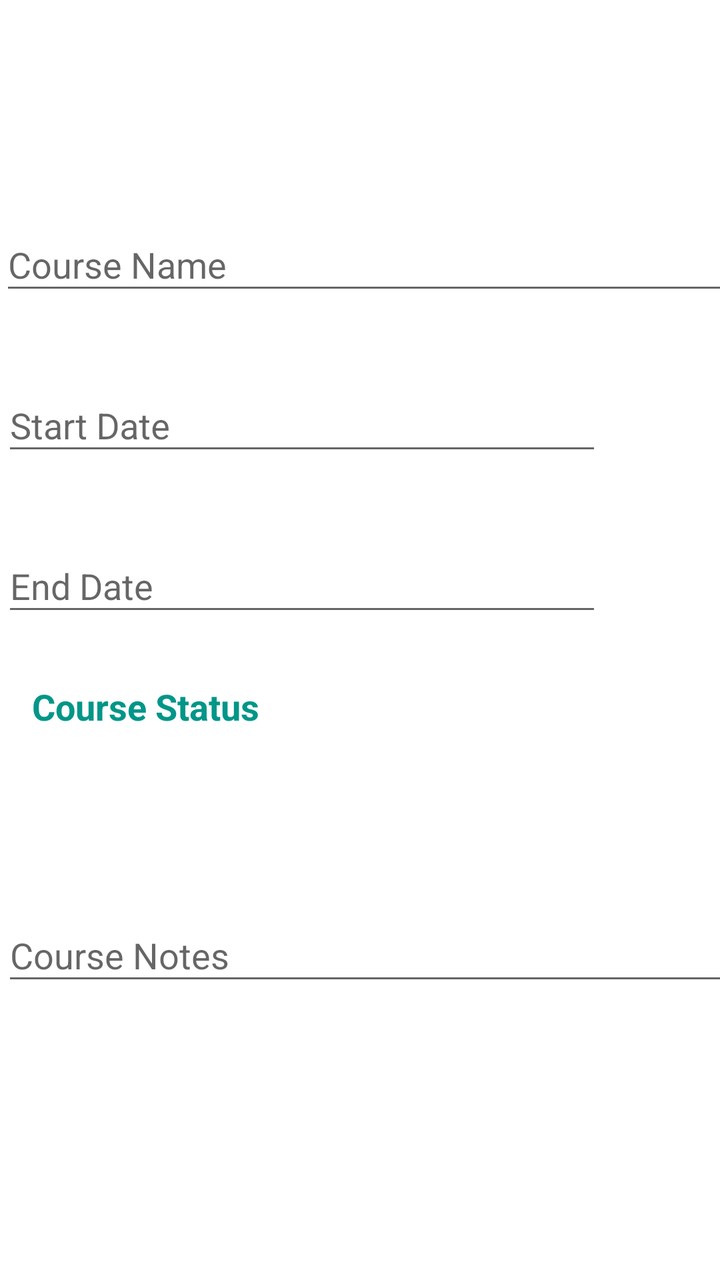
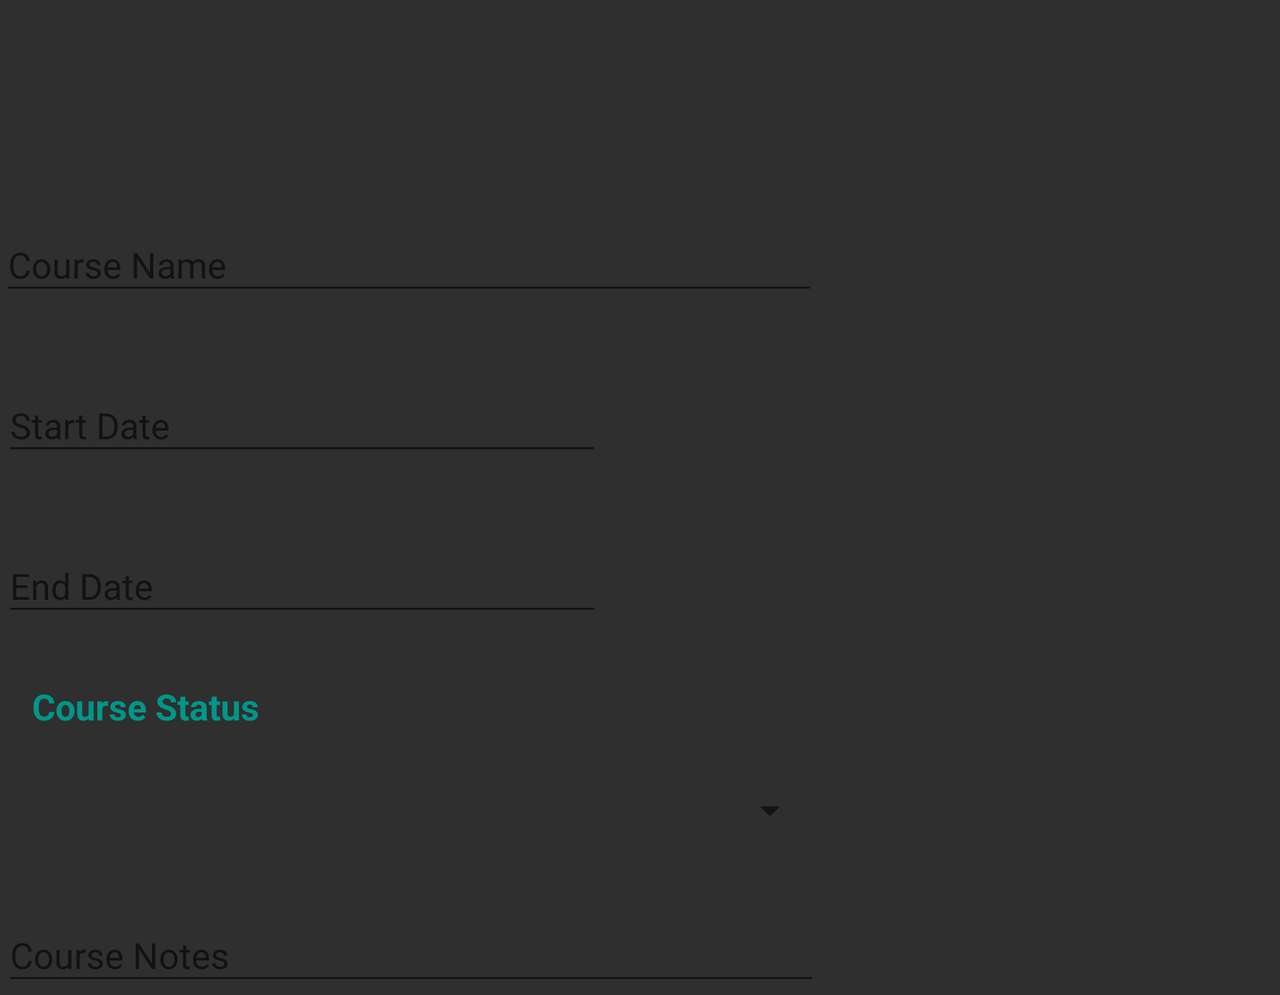

One screen, two layout resources from the same app: the default and the repository's alternative for another configuration. Each is rendered where Android would select it; the XML of both is given below.
<!-- AndroidManifest.xml: application theme AppTheme -->
<!-- res/layout/content_courses_edit.xml -->
<?xml version="1.0" encoding="utf-8"?>
<ScrollView xmlns:android="http://schemas.android.com/apk/res/android"
    xmlns:app="http://schemas.android.com/apk/res-auto"
    xmlns:tools="http://schemas.android.com/tools"
    android:layout_width="match_parent"
    android:layout_height="match_parent"
    android:background="#FFFFFF"
    app:layout_behavior="@string/appbar_scrolling_view_behavior">

    <androidx.constraintlayout.widget.ConstraintLayout
        android:layout_width="match_parent"
        android:layout_height="match_parent">

        <com.google.android.material.textfield.TextInputLayout
            android:id="@+id/textInputLayout"
            android:layout_width="409dp"
            android:layout_height="wrap_content"
            android:layout_marginTop="100dp"
            app:layout_constraintStart_toStartOf="parent"
            app:layout_constraintTop_toTopOf="parent">

            <com.google.android.material.textfield.TextInputEditText
                android:id="@+id/courseNameTxt"
                android:layout_width="match_parent"
                android:layout_height="wrap_content"
                android:hint="@string/course_name"
                android:textColor="#000000" />
        </com.google.android.material.textfield.TextInputLayout>

    <com.google.android.material.textfield.TextInputLayout
        android:id="@+id/textInputLayout2"
        android:layout_width="300dp"
        android:layout_height="wrap_content"
        android:layout_marginStart="1dp"
        android:layout_marginTop="28dp"
        app:layout_constraintStart_toStartOf="parent"
        app:layout_constraintTop_toBottomOf="@+id/textInputLayout">

        <com.google.android.material.textfield.TextInputEditText
            android:id="@+id/startDateTxt"
            android:layout_width="match_parent"
            android:layout_height="wrap_content"
            android:editable="false"
            android:hint="@string/start_date"
            android:textColor="#000000" />
    </com.google.android.material.textfield.TextInputLayout>

        <TextView
            android:id="@+id/textView"
            android:layout_width="wrap_content"
            android:layout_height="wrap_content"
            android:layout_marginStart="16dp"
            android:layout_marginTop="28dp"
            android:text="@string/course_status"
            android:textColor="#009688"
            android:textSize="18sp"
            android:textStyle="bold"
            app:layout_constraintStart_toStartOf="parent"
            app:layout_constraintTop_toBottomOf="@+id/textInputLayout3" />

    <Spinner
        android:id="@+id/courseStatusSpin"
        android:layout_width="409dp"
        android:layout_height="wrap_content"
        android:layout_marginTop="28dp"
        app:layout_constraintStart_toStartOf="parent"
        app:layout_constraintTop_toBottomOf="@+id/textView" />

        <ImageView
            android:id="@+id/calStartDP"
            android:layout_width="63dp"
            android:layout_height="54dp"
            android:layout_marginStart="10dp"
            android:layout_marginTop="30dp"
            app:layout_constraintStart_toEndOf="@+id/textInputLayout2"
            app:layout_constraintTop_toBottomOf="@+id/textInputLayout"
            app:srcCompat="@drawable/ic_baseline_date_range_24" />

    <com.google.android.material.textfield.TextInputLayout
        android:id="@+id/textInputLayout3"
        android:layout_width="300dp"
        android:layout_height="wrap_content"
        android:layout_marginStart="1dp"
        android:layout_marginTop="28dp"
        app:layout_constraintStart_toStartOf="parent"
        app:layout_constraintTop_toBottomOf="@+id/textInputLayout2">

        <com.google.android.material.textfield.TextInputEditText
            android:id="@+id/endDateTxt"
            android:layout_width="match_parent"
            android:layout_height="wrap_content"
            android:editable="false"
            android:hint="@string/End_Date"
            android:textColor="#000000" />
    </com.google.android.material.textfield.TextInputLayout>

        <ImageView
            android:id="@+id/calEndDP"
            android:layout_width="63dp"
            android:layout_height="54dp"
            android:layout_marginStart="10dp"
            android:layout_marginTop="29dp"
            app:layout_constraintStart_toEndOf="@+id/textInputLayout3"
            app:layout_constraintTop_toBottomOf="@+id/calStartDP"
            app:srcCompat="@drawable/ic_baseline_date_range_24" />

    <com.google.android.material.textfield.TextInputLayout
        android:layout_width="409dp"
        android:layout_height="wrap_content"
        android:layout_marginStart="1dp"
        android:layout_marginTop="28dp"
        app:layout_constraintStart_toStartOf="parent"
        app:layout_constraintTop_toBottomOf="@+id/courseStatusSpin">

        <com.google.android.material.textfield.TextInputEditText
            android:id="@+id/courseNotesTxt"
            android:layout_width="match_parent"
            android:layout_height="wrap_content"
            android:hint="@string/course_notes"
            android:textColor="#000000" />


    </com.google.android.material.textfield.TextInputLayout>
</androidx.constraintlayout.widget.ConstraintLayout>

</ScrollView>
<!-- resources referenced by this layout -->
<resources>
  <string name="End_Date">End Date</string>
  <string name="course_name">Course Name</string>
  <string name="course_notes">Course Notes</string>
  <string name="course_status">Course Status</string>
  <string name="start_date">Start Date</string>
  <style name="AppTheme" parent="Theme.AppCompat.Light.DarkActionBar">
          
          <item name="colorPrimary">@color/colorPrimary</item>
          <item name="colorPrimaryDark">@color/colorPrimaryDark</item>
          <item name="colorAccent">@color/colorAccent</item>
          <item name="android:textColorPrimary">@color/colorPrimaryText</item>
      </style>
  <color name="colorPrimary">#009688</color>
  <color name="colorPrimaryDark">#005048</color>
  <color name="colorAccent">#FF6838</color>
  <color name="colorPrimaryText">#E3E3E3</color>
</resources>
<!-- res/layout-land/content_courses_edit.xml (the repository's variant of the layout above) -->
<!-- drawn on the phone turned sideways -->
<?xml version="1.0" encoding="utf-8"?>
<ScrollView xmlns:android="http://schemas.android.com/apk/res/android"
    xmlns:app="http://schemas.android.com/apk/res-auto"
    xmlns:tools="http://schemas.android.com/tools"
    android:layout_width="match_parent"
    android:layout_height="match_parent"
    android:background="@color/colorBackground"
    app:layout_behavior="@string/appbar_scrolling_view_behavior">

    <androidx.constraintlayout.widget.ConstraintLayout
        android:layout_width="match_parent"
        android:layout_height="match_parent">

        <com.google.android.material.textfield.TextInputLayout
            android:id="@+id/textInputLayout"
            android:layout_width="409dp"
            android:layout_height="wrap_content"
            android:layout_marginTop="100dp"
            app:layout_constraintStart_toStartOf="parent"
            app:layout_constraintTop_toTopOf="parent">

            <com.google.android.material.textfield.TextInputEditText
                android:id="@+id/course_name_text"
                android:layout_width="match_parent"
                android:layout_height="wrap_content"
                android:hint="@string/course_name"
                android:textColor="@color/colorPrimaryText" />
        </com.google.android.material.textfield.TextInputLayout>

        <com.google.android.material.textfield.TextInputLayout
            android:id="@+id/textInputLayout2"
            android:layout_width="300dp"
            android:layout_height="wrap_content"
            android:layout_marginStart="1dp"
            android:layout_marginTop="28dp"
            app:layout_constraintStart_toStartOf="parent"
            app:layout_constraintTop_toBottomOf="@+id/textInputLayout">

            <com.google.android.material.textfield.TextInputEditText
                android:id="@+id/term_start_date_text_field"
                android:layout_width="match_parent"
                android:layout_height="wrap_content"
                android:editable="false"
                android:hint="@string/start_date"
                android:textColor="@color/colorPrimaryText" />
        </com.google.android.material.textfield.TextInputLayout>

        <TextView
            android:id="@+id/course_type_text_view"
            android:layout_width="wrap_content"
            android:layout_height="wrap_content"
            android:layout_marginStart="16dp"
            android:layout_marginTop="28dp"
            android:text="@string/course_status"
            android:textColor="#009688"
            android:textSize="18sp"
            android:textStyle="bold"
            app:layout_constraintStart_toStartOf="parent"
            app:layout_constraintTop_toBottomOf="@+id/textInputLayout3" />

        <Spinner
            android:id="@+id/course_status_spinner"
            android:layout_width="409dp"
            android:layout_height="wrap_content"
            android:layout_marginTop="28dp"
            app:layout_constraintStart_toStartOf="parent"
            app:layout_constraintTop_toBottomOf="@+id/course_type_text_view" />

        <ImageView
            android:id="@+id/start_date_picker"
            android:layout_width="63dp"
            android:layout_height="54dp"
            android:layout_marginStart="10dp"
            android:layout_marginTop="30dp"
            app:layout_constraintStart_toEndOf="@+id/textInputLayout2"
            app:layout_constraintTop_toBottomOf="@+id/textInputLayout"
            app:srcCompat="@drawable/ic_baseline_date_range_24" />

        <com.google.android.material.textfield.TextInputLayout
            android:id="@+id/textInputLayout3"
            android:layout_width="300dp"
            android:layout_height="wrap_content"
            android:layout_marginStart="1dp"
            android:layout_marginTop="28dp"
            app:layout_constraintStart_toStartOf="parent"
            app:layout_constraintTop_toBottomOf="@+id/textInputLayout2">

            <com.google.android.material.textfield.TextInputEditText
                android:id="@+id/term_end_date_text_field"
                android:layout_width="match_parent"
                android:layout_height="wrap_content"
                android:editable="false"
                android:hint="@string/End_Date"
                android:textColor="@color/colorPrimaryText" />
        </com.google.android.material.textfield.TextInputLayout>

        <ImageView
            android:id="@+id/end_date_picker"
            android:layout_width="63dp"
            android:layout_height="54dp"
            android:layout_marginStart="10dp"
            android:layout_marginTop="29dp"
            app:layout_constraintStart_toEndOf="@+id/textInputLayout3"
            app:layout_constraintTop_toBottomOf="@+id/start_date_picker"
            app:srcCompat="@drawable/ic_baseline_date_range_24" />

        <com.google.android.material.textfield.TextInputLayout
            android:layout_width="409dp"
            android:layout_height="wrap_content"
            android:layout_marginStart="1dp"
            android:layout_marginTop="28dp"
            app:layout_constraintStart_toStartOf="parent"
            app:layout_constraintTop_toBottomOf="@+id/course_status_spinner">

            <com.google.android.material.textfield.TextInputEditText
                android:id="@+id/course_notes_text"
                android:layout_width="match_parent"
                android:layout_height="wrap_content"
                android:hint="@string/course_notes"
                android:textColor="@color/colorPrimaryText" />


        </com.google.android.material.textfield.TextInputLayout>
    </androidx.constraintlayout.widget.ConstraintLayout>

</ScrollView>
<!-- resources referenced by the variant -->
<!-- as the phone turned sideways resolves them -->
<resources>
  <color name="colorBackground">#2F2F2F</color>
  <color name="colorPrimaryText">#E3E3E3</color>
  <string name="End_Date">End Date</string>
  <string name="course_name">Course Name</string>
  <string name="course_notes">Course Notes</string>
  <string name="course_status">Course Status</string>
  <string name="start_date">Start Date</string>
  <style name="AppTheme" parent="Theme.AppCompat.Light.DarkActionBar">
          
          <item name="colorPrimary">@color/colorPrimary</item>
          <item name="colorPrimaryDark">@color/colorPrimaryDark</item>
          <item name="colorAccent">@color/colorAccent</item>
          <item name="android:textColorPrimary">@color/colorPrimaryText</item>
      </style>
  <color name="colorPrimary">#009688</color>
  <color name="colorPrimaryDark">#005048</color>
  <color name="colorAccent">#FF6838</color>
</resources>
